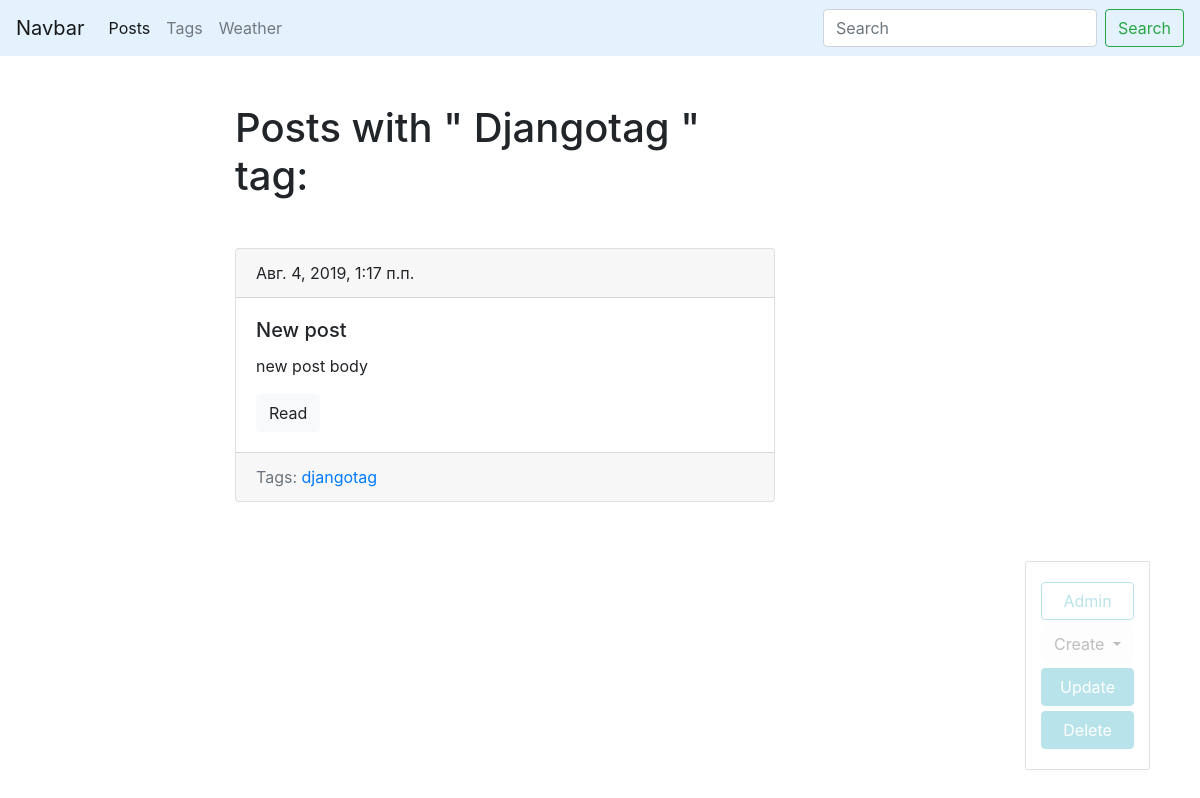
The app's page /blog/tag/djangotag (signed in) with its own data.
### blog/models.py (models this page shows, shortened)
class Tag(models.Model):
    title = models.CharField(max_length = 50,)
    slug = models.SlugField(max_length=50, unique = True)
    def get_update_url(self):
        return reverse('tag_update_url', kwargs = { 'slug': self.slug })
    def get_delete_url(self):
        return reverse('tag_delete_url', kwargs = { 'slug': self.slug })
    def get_absolute_url(self):
        return reverse('tag_detail_url', kwargs={ 'slug': self.slug })
    class Meta:
        ordering = ['title']

class Post(models.Model):
    title = models.CharField(max_length = 150, db_index = True)
    slug = models.SlugField(max_length = 150, blank = True, unique = True)
    body = models.TextField(blank = True, db_index = True)
    tags = models.ManyToManyField('Tag', blank = True, related_name = 'posts')
    date_pub = models.DateTimeField(auto_now_add = True)
    def get_absolute_url(self):
        return reverse('post_detail_url', kwargs={'slug': self.slug})
    class Meta:
        ordering = ['-date_pub']

### blog/views.py (the view)
# urls.py: path('tag/<str:slug>', TagDetail.as_view(), name = 'tag_detail_url'),
class TagDetail(ObjectDetailMixin, View):
    model = Tag
    template = 'blog/tag_detail.html'

### blog/utils.py (called while the page is built)
    def get(self, request, slug):
        obj = get_object_or_404(self.model, slug__iexact = slug)
        return render(request, self.template, context = {self.model.__name__.lower(): obj, 'admin_object': obj, 'detail': True})

### blog/templates/blog/tag_detail.html (shortened to what this page needs)
{% extends 'blog/base_blog.html' %}
{% block content %}
<h1 class="mb-5">Posts with " {{ tag.title|title }} " tag: </h1>
    {% for post in tag.posts.all %}
        {% include 'blog/includes/post_card_template.html' %}
    {% endfor %}
{% endblock %}

### blog/templates/blog/includes/post_card_template.html
<div class="card mb-4">
    <div class="card-header">
        {{ post.date_pub }}
    </div>
    <div class="card-body">
        <h5 class="card-title">{{ post.title }}</h5>
        <p class="card-text">{{ post.body| truncatewords:15 }}</p>
        <a href="{{ post.get_absolute_url }}" class="btn btn-light">Read</a>
    </div>
    <div class="card-footer text-muted">
        Tags:
        {% for tag in post.tags.all %}
            <a href="{{ tag.get_absolute_url }}">{{ tag.title }}</a>
        {% endfor %}
    </div>
</div>

### records on screen
Tag: title "Djangotag", title "djangotag"
Post: date_pub "Авг. 4, 2019, 1:17 п.п.", title "New post", body "new post body"
